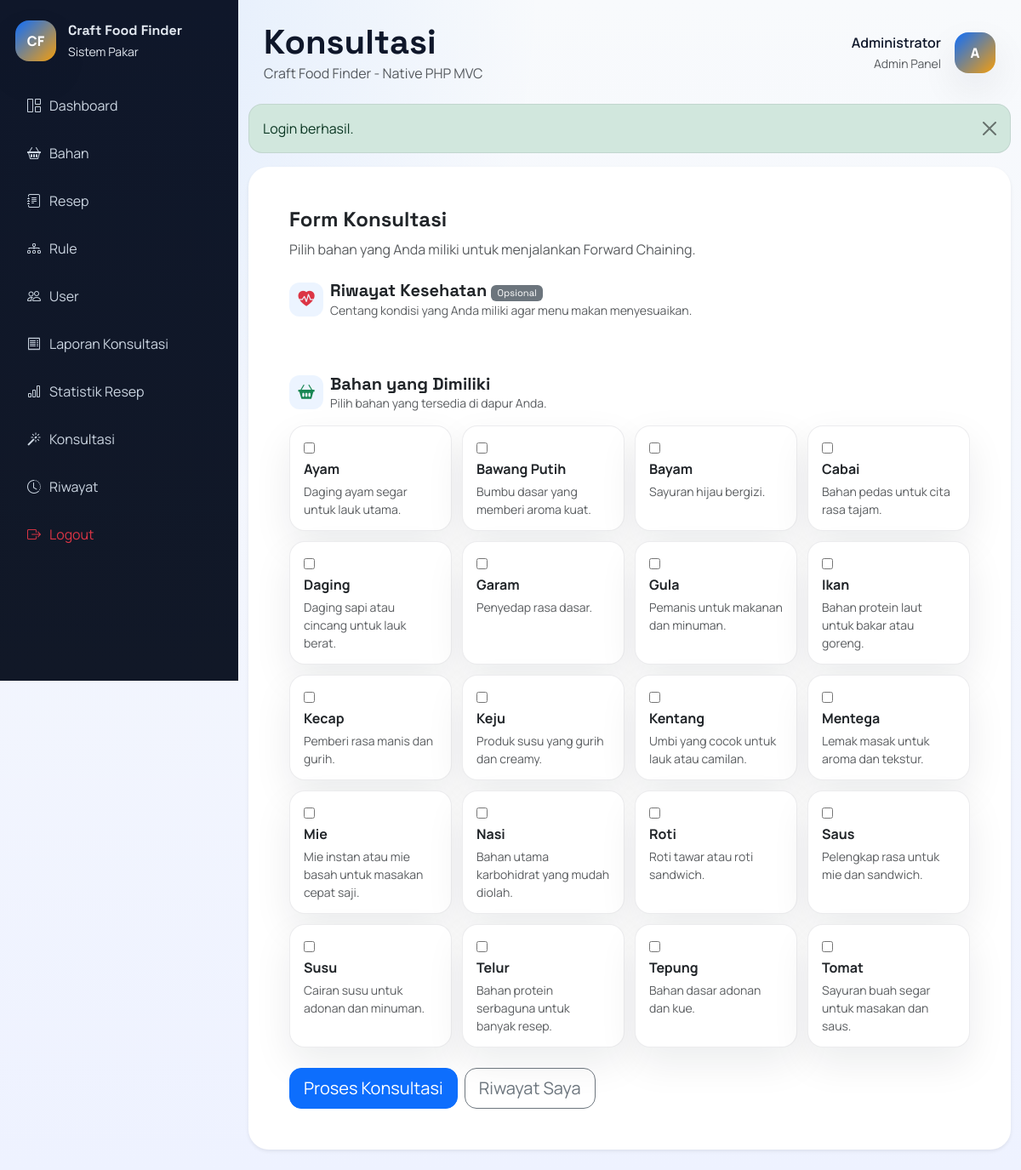
Page /index.php?route=consultation/form (signed in) on the earlier database version.
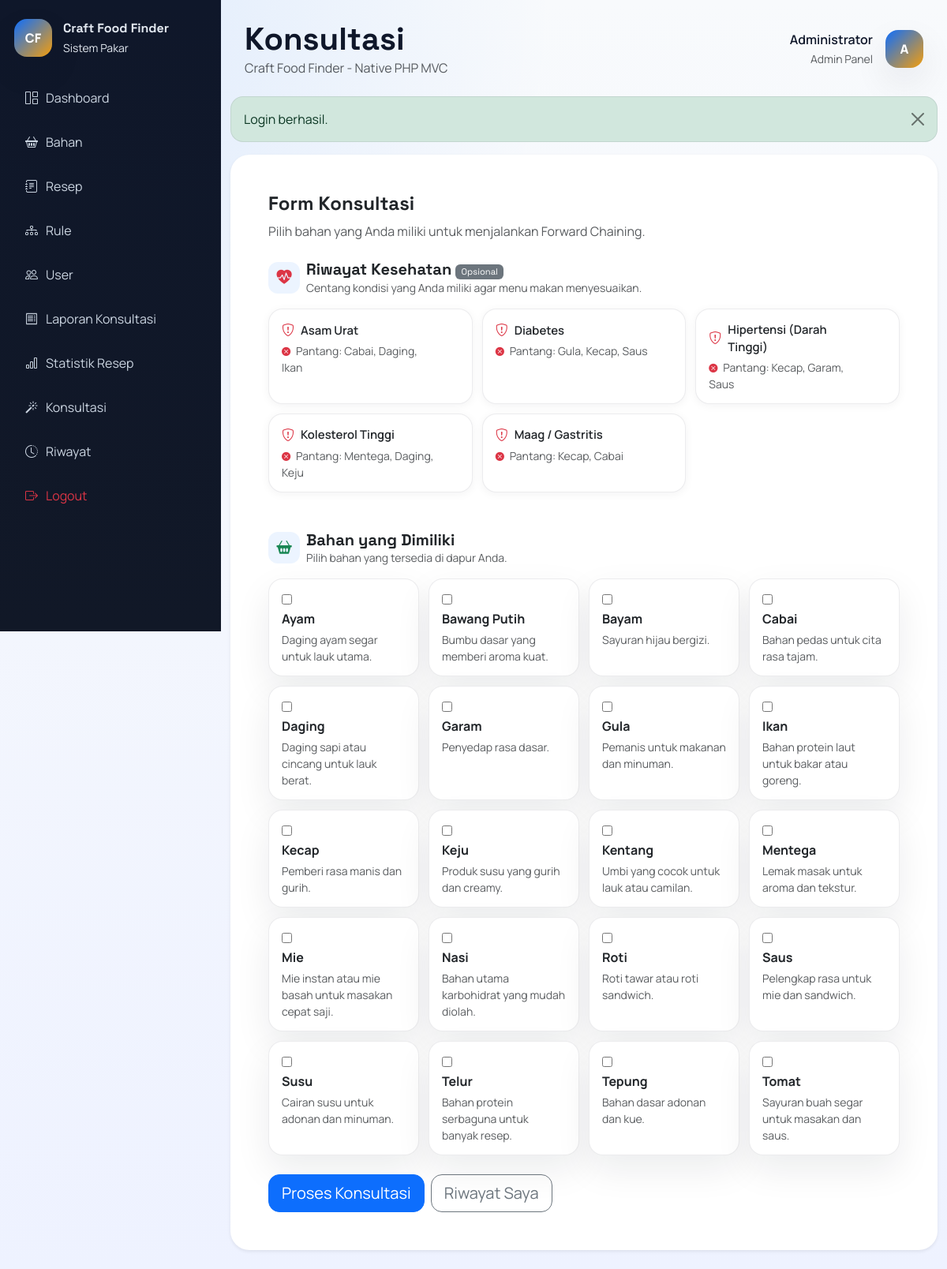
Same page on the later database version.
### tables this page shows
CREATE TABLE ingredients (
    id INT AUTO_INCREMENT PRIMARY KEY,
    nama_bahan VARCHAR(100) NOT NULL UNIQUE,
    deskripsi TEXT NULL
);

CREATE TABLE medical_conditions (
    id INT AUTO_INCREMENT PRIMARY KEY,
    nama_kondisi VARCHAR(100) NOT NULL,
    deskripsi TEXT NULL,
    created_at TIMESTAMP DEFAULT CURRENT_TIMESTAMP
);

### app/core/BaseController.php (called while the page is built, shortened)
<?php
class BaseController
{
    protected function render(string $view, array $data = [], string $layout = 'user'): void
    {
        extract($data);
        $viewFile = __DIR__ . '/../../views/' . $view . '.php';
        require $viewFile;
        $content = ob_get_clean();
        $layoutFile = __DIR__ . '/../../views/layouts/' . $layout . '.php';
        require $layoutFile;
    }
}

### app/controllers/ConsultationController.php (called while the page is built, shortened)
<?php
class ConsultationController extends BaseController
{
    public function form(): void
    {
        $this->render('consultations/form', [
            'title'      => 'Konsultasi',
            'ingredients'=> $this->ingredientModel->all('nama_bahan ASC'),
            'conditions' => $this->medicalConditionModel->allWithExcluded(),
        ], auth_role('admin') ? 'admin' : 'user');
    }
}

### public/index.php (called while the page is built, shortened)
<?php
$route = $_GET['route'] ?? '';
[$controllerSegment, $action] = array_pad(explode('/', $route, 2), 2, 'index');
$controller = new $controllerName();
$action = $action ?: 'index';
$controller->{$action}();

### app/config/config.php (called while the page is built, shortened)
<?php
return [
    'app_name' => 'Craft Food Finder',
    'app_url' => rtrim((string) (getenv('APP_URL') ?: 'http://localhost:8080'), '/'),
    'session_name' => 'craft_food_finder_session',
    'db_host' => getenv('DB_HOST') ?: 'mysql',
    'db_port' => getenv('DB_PORT') ?: '3306',
    'db_name' => getenv('DB_DATABASE') ?: 'craft_food_finder',
    'db_user' => getenv('DB_USERNAME') ?: 'root',
    'db_pass' => getenv('DB_PASSWORD') ?: 'secret',
    'db_charset' => 'utf8mb4',
    'upload_dir' => __DIR__ . '/../../public/assets/uploads',
    'upload_url' => '/assets/uploads',
];

### app/config/database.php (called while the page is built, shortened)
<?php
function db(): PDO
{
    static $pdo = null;
    if ($pdo instanceof PDO) {
        return $pdo;
    }
    $config = require __DIR__ . '/config.php';
    $dsn = sprintf(
        'mysql:host=%s;port=%s;dbname=%s;charset=%s',
        $config['db_host'],
        $config['db_port'],
        $config['db_name'],
        $config['db_charset']
    );
    $pdo = new PDO($dsn, $config['db_user'], $config['db_pass'], [
        PDO::ATTR_ERRMODE => PDO::ERRMODE_EXCEPTION,
        PDO::ATTR_DEFAULT_FETCH_MODE => PDO::FETCH_ASSOC,
        PDO::ATTR_EMULATE_PREPARES => false,
    ]);
    return $pdo;
}

### app/helpers.php (called while the page is built, shortened)
<?php
function config(string $key, mixed $default = null): mixed
{
    global $config;
    return $config[$key] ?? $default;
}
function e(mixed $value): string
{
    return htmlspecialchars((string) $value, ENT_QUOTES, 'UTF-8');
}
function route_url(string $route = ''): string
{
    $base = rtrim(config('app_url', 'http://localhost:8080'), '/');
    return $base . '/index.php?route=' . $route;
}
function asset_url(string $path): string
{
    return rtrim(config('app_url', 'http://localhost:8080'), '/') . '/' . ltrim($path, '/');
}
function flash(string $key, ?string $message = null): mixed
{
    if (!isset($_SESSION['_flash'][$key])) {
        return null;
    }
    $value = $_SESSION['_flash'][$key];
    return $value;
}
function auth_user(): ?array
{
    return $_SESSION['auth_user'] ?? null;
}

### app/core/BaseModel.php (called while the page is built, shortened)
<?php
class BaseModel
{
    protected PDO $pdo;
    protected string $table = '';
    public function __construct()
    {
        $this->pdo = db();
    }
    public function all(string $orderBy = 'id DESC'): array
    {
        $stmt = $this->pdo->query('SELECT * FROM ' . $this->table . ' ORDER BY ' . $orderBy);
        return $stmt->fetchAll();
    }
}

### app/models/MedicalConditionModel.php (called while the page is built, shortened)
<?php
class MedicalConditionModel extends BaseModel
{
    public function allWithExcluded(): array
    {
        $stmt = $this->pdo->query(
            'SELECT mc.*, GROUP_CONCAT(cei.ingredient_id ORDER BY cei.ingredient_id SEPARATOR ",") AS excluded_ids,
             GROUP_CONCAT(i.nama_bahan ORDER BY cei.ingredient_id SEPARATOR ", ") AS excluded_names
             FROM medical_conditions mc
             LEFT JOIN condition_excluded_ingredients cei ON cei.condition_id = mc.id
             LEFT JOIN ingredients i ON i.id = cei.ingredient_id
             GROUP BY mc.id
             ORDER BY mc.nama_kondisi ASC'
        );
        $conditions = $stmt->fetchAll();
        return $conditions;
    }
}

### views/consultations/form.php (the view, shortened to what this page needs)
<div class="card shadow-sm border-0">
    <div class="card-body p-4 p-lg-5">
        <div class="mb-4">
            <h2 class="h4 fw-bold mb-2">Form Konsultasi</h2>
            <p class="text-muted mb-0">Pilih bahan yang Anda miliki untuk menjalankan Forward Chaining.</p>
        </div>
        <form method="POST" action="<?= route_url('consultation/process') ?>">
            <div class="mb-5">
                <div class="d-flex align-items-center gap-2 mb-3">
                    <span class="health-icon-wrap">
                        <i class="bi bi-heart-pulse-fill text-danger"></i>
                    </span>
                    <div>
                        <h3 class="h5 fw-bold mb-0">Riwayat Kesehatan <span class="badge text-bg-secondary fw-normal" style="font-size:.7rem;">Opsional</span></h3>
                        <p class="text-muted small mb-0">Centang kondisi yang Anda miliki agar menu makan menyesuaikan.</p>
                    </div>
                </div>
                <div class="condition-grid">
                    <?php foreach ($conditions as $condition): ?>
                        <label class="condition-card" id="condition-label-<?= e($condition['id']) ?>">
                            <div class="condition-card-inner">
                                <div class="d-flex align-items-center gap-2 mb-1">
                                    <i class="bi bi-shield-exclamation text-danger condition-icon"></i>
                                    <span class="condition-name fw-semibold"><?= e($condition['nama_kondisi']) ?></span>
                                </div>
                                <?php if ($condition['excluded_names']): ?>
                                    <small class="text-muted d-block">
                                        <i class="bi bi-x-circle-fill text-danger me-1" style="font-size:.7rem;"></i>
                                        Pantang: <?= e($condition['excluded_names']) ?>
                                    </small>
                                <?php endif; ?>
                            </div>
                        </label>
                    <?php endforeach; ?>
                </div>
            </div>
            <div class="mb-4">
                <div class="d-flex align-items-center gap-2 mb-3">
                    <span class="health-icon-wrap">
                        <i class="bi bi-basket2-fill text-success"></i>
                    </span>
                    <div>
                        <h3 class="h5 fw-bold mb-0">Bahan yang Dimiliki</h3>
                        <p class="text-muted small mb-0">Pilih bahan yang tersedia di dapur Anda.</p>
                    </div>
                </div>
                <div class="ingredient-grid mb-4">
                    <?php foreach ($ingredients as $ingredient): ?>
                        <label class="ingredient-card">
                            <input type="checkbox" name="ingredient_ids[]" value="<?= e($ingredient['id']) ?>">
                            <span class="ingredient-name"><?= e($ingredient['nama_bahan']) ?></span>
                            <small class="text-muted d-block"><?= e($ingredient['deskripsi'] ?: 'Bahan umum') ?></small>
                        </label>
                    <?php endforeach; ?>
                </div>
            </div>
            <div class="d-flex gap-2">
                <button type="submit" class="btn btn-primary btn-lg">Proses Konsultasi</button>
                <a href="<?= route_url('consultation/history') ?>" class="btn btn-outline-secondary btn-lg">Riwayat Saya</a>
            </div>
        </form>
    </div>
</div>

### views/layouts/admin.php (shortened to what this page needs)
<!doctype html>
<html lang="id">
<head>
    <link href="https://cdn.jsdelivr.net/npm/bootstrap@5.3.3/dist/css/bootstrap.min.css" rel="stylesheet">
    <link href="https://cdn.jsdelivr.net/npm/bootstrap-icons@1.11.3/font/bootstrap-icons.min.css" rel="stylesheet">
    <link href="https://cdn.jsdelivr.net/npm/sweetalert2@11/dist/sweetalert2.min.css" rel="stylesheet">
    <link href="https://cdn.datatables.net/1.13.8/css/dataTables.bootstrap5.min.css" rel="stylesheet">
    <link href="<?= asset_url('css/style.css') ?>" rel="stylesheet">
</head>
<body class="admin-body">
<div class="admin-shell">
    <aside class="admin-sidebar">
        <div class="sidebar-brand">
            <div class="brand-badge">CF</div>
            <div>
                <div class="brand-title"><?= e(config('app_name')) ?></div>
                <small>Sistem Pakar</small>
            </div>
        </div>
        <nav class="sidebar-nav">
            <a href="<?= route_url('dashboard/admin') ?>" class="nav-link"><i class="bi bi-grid-1x2"></i> Dashboard</a>
            <a href="<?= route_url('ingredient/index') ?>" class="nav-link"><i class="bi bi-basket2"></i> Bahan</a>
            <a href="<?= route_url('recipe/index') ?>" class="nav-link"><i class="bi bi-journal-text"></i> Resep</a>
            <a href="<?= route_url('rule/index') ?>" class="nav-link"><i class="bi bi-diagram-3"></i> Rule</a>
            <a href="<?= route_url('user/index') ?>" class="nav-link"><i class="bi bi-people"></i> User</a>
            <a href="<?= route_url('report/consultations') ?>" class="nav-link"><i class="bi bi-receipt"></i> Laporan Konsultasi</a>
            <a href="<?= route_url('report/recipeUsage') ?>" class="nav-link"><i class="bi bi-bar-chart"></i> Statistik Resep</a>
            <a href="<?= route_url('consultation/form') ?>" class="nav-link"><i class="bi bi-magic"></i> Konsultasi</a>
            <a href="<?= route_url('consultation/history') ?>" class="nav-link"><i class="bi bi-clock-history"></i> Riwayat</a>
            <a href="<?= route_url('auth/logout') ?>" class="nav-link text-danger"><i class="bi bi-box-arrow-right"></i> Logout</a>
        </nav>
    </aside>
    <div class="admin-main">
        <header class="admin-topbar">
            <div>
                <h1 class="page-title mb-0"><?= e($title ?? 'Dashboard') ?></h1>
                <p class="text-muted mb-0">Craft Food Finder - Native PHP MVC</p>
            </div>
            <div class="d-flex align-items-center gap-3">
                <div class="text-end">
                    <div class="fw-semibold"><?= e(auth_user()['nama'] ?? 'Admin') ?></div>
                    <small class="text-muted">Admin Panel</small>
                </div>
                <div class="avatar-circle"><?= strtoupper(substr((string) (auth_user()['nama'] ?? 'A'), 0, 1)) ?></div>
            </div>
        </header>
        <section class="content-wrap container-fluid py-4">
            <?php require __DIR__ . '/../partials/flash.php'; ?>
            <?= $content ?>
        </section>
    </div>
</div>
</body>
</html>

### views/partials/flash.php (shortened to what this page needs)
<?php if ($message = flash('success')): ?>
    <div class="alert alert-success alert-dismissible fade show flash-alert" role="alert">
        <?= e($message) ?>
        <button type="button" class="btn-close" data-bs-dismiss="alert"></button>
    </div>
<?php endif; ?>

### public/css/style.css (style rules this page uses)
:root { --bg: #f5f7fb; --surface: #ffffff; --surface-2: #0f172a; --primary: #0d6efd; --primary-2: #1d4ed8; --accent: #f59e0b; --text: #0f172a; --muted: #64748b; --border: rgba(15, 23, 42, 0.08); --shadow: 0 18px 45px rgba(15, 23, 42, 0.08); }
* { box-sizing: border-box; }
body { margin: 0; font-family: 'Manrope', 'Segoe UI', sans-serif; background: radial-gradient(circle at top left, rgba(13, 110, 253, 0.12), transparent 35%), linear-gradient(180deg, #f8fafc 0%, #eef2ff 100%); color: var(--text); }
h1, h2, h3, h4, h5, .navbar-brand, .brand-title { font-family: 'Space Grotesk', 'Segoe UI', sans-serif; }
a { text-decoration: none; }
.admin-shell { display: grid; grid-template-columns: 280px 1fr; min-height: 100vh; }
.admin-sidebar { background: linear-gradient(180deg, #0f172a 0%, #111827 100%); color: #e2e8f0; padding: 24px 18px; position: sticky; top: 0; height: 100vh; overflow-y: auto; }
.sidebar-brand { display: flex; align-items: center; gap: 14px; margin-bottom: 28px; }
.brand-badge, .auth-logo, .avatar-circle { width: 48px; height: 48px; display: grid; place-items: center; border-radius: 16px; background: linear-gradient(135deg, var(--primary) 0%, var(--accent) 100%); color: #fff; font-weight: 800; box-shadow: var(--shadow); }
.brand-title { font-weight: 800; font-size: 1rem; }
.sidebar-nav { display: grid; gap: 8px; }
.sidebar-nav .nav-link { color: #cbd5e1; border-radius: 14px; padding: 12px 14px; display: flex; align-items: center; gap: 10px; transition: all 0.2s ease; }
.admin-main { min-width: 0; }
.admin-topbar { display: flex; justify-content: space-between; align-items: center; gap: 20px; padding: 26px 30px 0; }
.content-wrap { padding-top: 20px; padding-bottom: 28px; }
.card, .table, .form-control, .form-select, .list-group-item, .alert { border-color: var(--border) !important; }
.card { border-radius: 24px; }
.ingredient-grid { display: grid; grid-template-columns: repeat(auto-fit, minmax(180px, 1fr)); gap: 12px; }
.ingredient-card, .ingredient-chip { border: 1px solid var(--border); background: var(--surface); border-radius: 18px; padding: 14px 16px; cursor: pointer; transition: all 0.2s ease; box-shadow: var(--shadow); }
.ingredient-card input, .ingredient-chip input { margin-right: 8px; }
.ingredient-name { font-weight: 700; display: block; margin-bottom: 4px; }
.flash-alert { border-radius: 16px; }
.btn { border-radius: 14px; }
.page-title { font-weight: 800; }
.condition-grid { display: grid; grid-template-columns: repeat(auto-fit, minmax(220px, 1fr)); gap: 12px; }
.condition-card { position: relative; border: 1.5px solid var(--border); background: var(--surface); border-radius: 18px; padding: 14px 16px; cursor: pointer; transition: all 0.22s ease; box-shadow: 0 2px 12px rgba(15,23,42,0.05); display: flex; align-items: flex-start; gap: 10px; overflow: hidden; }
.condition-card-inner { flex: 1; min-width: 0; }
.condition-name { font-size: .93rem; }
.condition-icon { font-size: 1rem; flex-shrink: 0; }
.health-icon-wrap { width: 40px; height: 40px; border-radius: 12px; background: rgba(13, 110, 253, 0.08); display: grid; place-items: center; font-size: 1.2rem; flex-shrink: 0; }

Differences in the rows shown:
added medical_conditions: nama_kondisi "Asam Urat", excluded_names "Cabai, Daging, Ikan"
added medical_conditions: nama_kondisi "Diabetes", excluded_names "Gula, Kecap, Saus"
added medical_conditions: nama_kondisi "Hipertensi (Darah Tinggi)", excluded_names "Kecap, Garam, Saus"
added medical_conditions: nama_kondisi "Kolesterol Tinggi", excluded_names "Mentega, Daging, Keju"
added medical_conditions: nama_kondisi "Maag / Gastritis", excluded_names "Kecap, Cabai"
